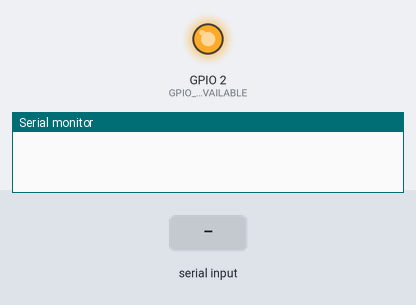
Recording of a sketch running on a simulated ESP8266 (NodeMCU). On the bench: output pins drawn as LEDs (lit = HIGH), the last lines printed to the serial monitor. Inputs (shaded band) come from the test bench. WiFi joins after 1.5 s; servers stay silent unless stated; uploads are accepted with an empty reply.

Above: at 2.7 s.
2.8 s: "238\n" received over Serial
At 5.6 s:
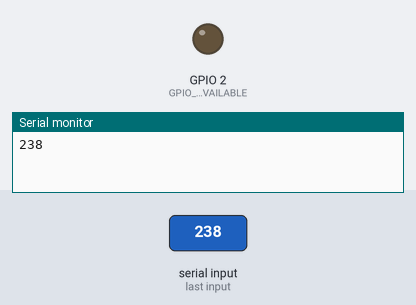
5.8 s: "1\n" received over Serial
At 7.7 s:
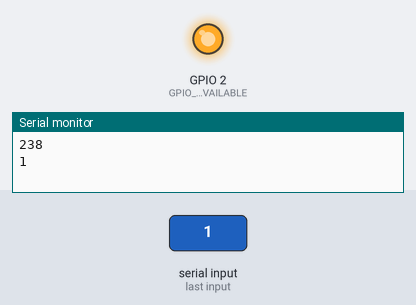
8.8 s: "0\n" received over Serial
At 11.9 s:
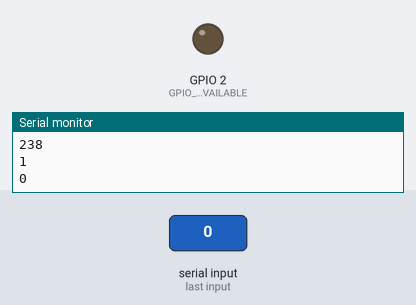
Timing chart, 0 to 13.4 s (numbered marks = the images above; inputs shaded):
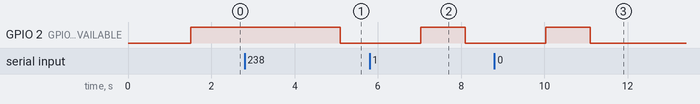

The sketch:

iotnode_v1.ino
```cpp
#define GPIO_INTERNET_AVAILABLE 2

#include <ESP8266WiFi.h>
#include <ArduinoJson.h>
#include <WiFiClientSecure.h>
#include <DNSServer.h>
#include <ESP8266WebServer.h>
#include <WiFiManager.h>
WiFiManager wifiManager;

bool is_internet_available = false;
const char* host = "script.google.com";
const int httpsPort = 443;

WiFiClientSecure client;

String GAS_ID = "AKfycbx6QYgiwdGXgzYgBpLIWgrC_3EFvLfNdSBNM-c8xuC1TCj2FuoFaLieRQ";

void setup() {
  Serial.begin(115200);

  pinMode(GPIO_INTERNET_AVAILABLE, OUTPUT);
  digitalWrite(GPIO_INTERNET_AVAILABLE, LOW);

  wifiManager.autoConnect("ENERGY METER","savithapr");

  is_internet_available = true;

  client.setInsecure();

}


void loop() {
  String temp;
  if(is_internet_available){
    digitalWrite(GPIO_INTERNET_AVAILABLE, HIGH);
  }else{
    digitalWrite(GPIO_INTERNET_AVAILABLE, LOW);
  }
  if(Serial.available()>0){
    temp = Serial.readString();
    Serial.println(temp);
    delay(30);
    sendData(temp);
  }

}

void sendData(String data){
  if (!client.connect(host, httpsPort)){
    Serial.println("connection failed");
    is_internet_available = false;
    digitalWrite(GPIO_INTERNET_AVAILABLE, LOW);
    return;
  }
  is_internet_available = true;
  digitalWrite(GPIO_INTERNET_AVAILABLE, HIGH);

  DynamicJsonDocument doc(200);
  deserializeJson(doc, data);

  String url = "/macros/s/" + GAS_ID + "/exec?"+"current="+String(doc["a"].as<String>())+"&voltage="+String(doc["v"].as<String>())+"&power="+String(doc["w"].as<String>())+"&rpm="+String(doc["r"].as<String>())+"&frequency="+String(doc["f"].as<String>());

  client.print(String("GET ") + url + " HTTP/1.1\r\n" +
         "Host: " + host + "\r\n" +
         "User-Agent: BuildFailureDetectorESP8266\r\n" +
         "Connection: close\r\n\r\n");

  while (client.connected()){
    String line = client.readStringUntil('\n');
    if (line == "\r") {
      break;
    }
  }

  String line = client.readStringUntil('\n');
  if(line.startsWith("238")){
    digitalWrite(GPIO_INTERNET_AVAILABLE, HIGH);
    is_internet_available = true;
  }else{
    digitalWrite(GPIO_INTERNET_AVAILABLE, LOW);
    is_internet_available = false;
  }

}
```

Measured:
- after the input at 2.8 s, GPIO 2 (GPIO_INTERNET_AVAILABLE): HIGH → LOW after 2.3 s
- after the input at 5.8 s, GPIO 2 (GPIO_INTERNET_AVAILABLE): LOW → HIGH after 1.2 s, → LOW 1.1 s later
- after the input at 8.8 s, GPIO 2 (GPIO_INTERNET_AVAILABLE): LOW → HIGH after 1.2 s, → LOW 1.1 s later
